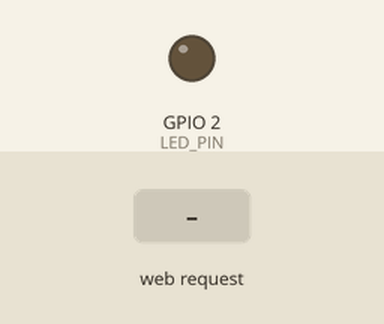
This sketch was run on a simulated ESP32. Shown: output pins drawn as LEDs (lit = HIGH). Inputs (shaded band) come from the test bench. WiFi joins after 1.5 s; servers stay silent unless stated; what the sketch prints to the serial monitor is not drawn.

Above: at 2.7 s.
2.8 s: HTTP request GET /ON received
At 4.1 s:
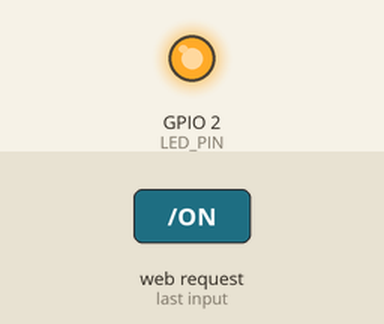
Timing chart, 0 to 5.8 s (numbered marks = the images above; inputs shaded):
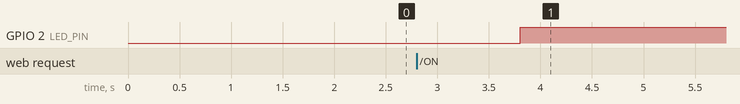

The sketch:

Lab7_6_ESP32_TCPServer-IO-Control.ino
```cpp
#include <WiFi.h>
#define SERVER_PORT 9999
#define LED_PIN 2

const char* ssid = "IEE-IoT";
const char* password = "ieenopassword";

WiFiServer my_server(SERVER_PORT);

void setup() {
  Serial.begin(115200);
  pinMode(LED_PIN,OUTPUT);
  digitalWrite(LED_PIN,LOW);
  WiFi.begin(ssid,password);
  while(WiFi.status() != WL_CONNECTED){
    delay(500);
    Serial.print(".");
  }
  Serial.println("WiFi Connected");
  Serial.println("IP address: ");
  Serial.println(WiFi.localIP());
  my_server.begin();
  Serial.println("Server started");
}

void loop() {
  WiFiClient my_client = my_server.available();
  if(my_client){
    Serial.println("New client connected");
    while(true){
      while(my_client.available()){
        String msg = my_client.readString();
        if(msg == "ON"){
          digitalWrite(LED_PIN,LOW);
          my_client.print("\r\nOK\r\n");
          my_client.print("Set LED to ON\r\n");
        }
        else{
          digitalWrite(LED_PIN,HIGH);
          my_client.print("\r\nOK\r\n");
          my_client.print("Set LED to OFF\r\n");
        }
      }
      if(my_server.hasClient()){
        Serial.println("Client disconnected");
        return;
      }
    }
  }
}
```

Measured:
- after the input at 2.8 s, GPIO 2 (LED_PIN): LOW → HIGH after 1.0 s
